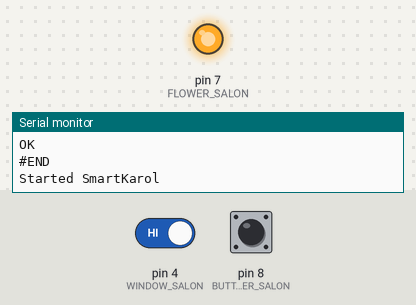
The sketch below on a simulated Arduino Uno, built with avr-gcc and run on an emulated ATmega328P. On the bench: output pins drawn as LEDs (lit = HIGH), the last lines printed to the serial monitor. The test bench sets the inputs (shaded band); at power-on: pin 8 (BUTTON_MANUALLY_WATER_SALON) HIGH, pin 4 (WINDOW_SALON) HIGH. The modem accepts every AT command (registered, SIM ready, sends succeed) and sends nothing else.

Above: at 11.2 s.
11.3 s: pin 8 (BUTTON_MANUALLY_WATER_SALON) pulled LOW for 0.15 s
At 12.4 s:
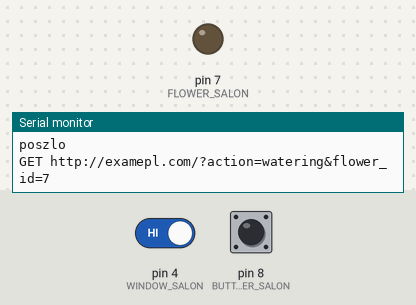
17.0 s: pin 8 (BUTTON_MANUALLY_WATER_SALON) pulled LOW for 3.2 s
At 21.0 s:
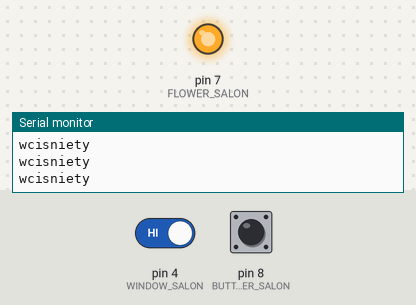
21.7 s: pin 4 (WINDOW_SALON) driven LOW and pin 8 (BUTTON_MANUALLY_WATER_SALON) driven LOW
At 23.1 s:
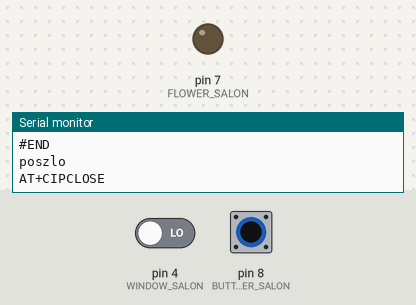
25.0 s: pin 8 (BUTTON_MANUALLY_WATER_SALON) driven HIGH
At 25.9 s:
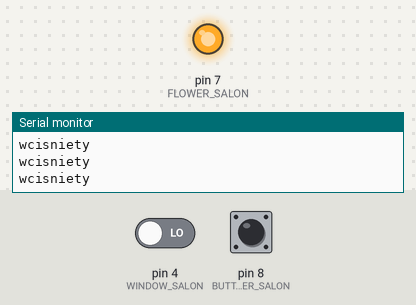
26.5 s: pin 4 (WINDOW_SALON) driven HIGH and pin 8 (BUTTON_MANUALLY_WATER_SALON) driven LOW
At 27.9 s:
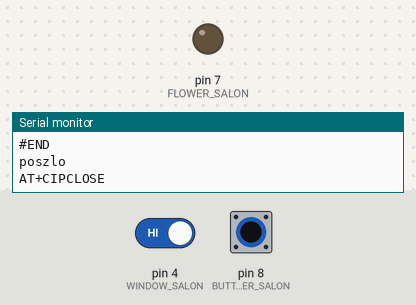
Timing chart, 0 to 29.5 s (numbered marks = the images above; inputs shaded):
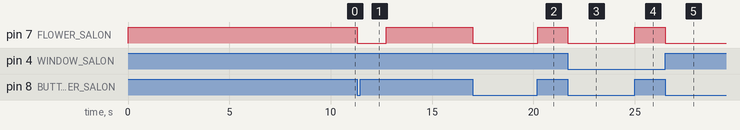

The sketch:

github.ino
```cpp
#include <SoftwareSerial.h>
#define DEBUG true


//flowers
#define FLOWER_SALON 7
#define BUTTON_MANUALLY_WATER_SALON 8
#define INTERVAL_WATER_FLOWERS 10800000 //3hours
#define TIME_TO_WATER_FLOWERS 100
unsigned long previous_time = 0;
unsigned long start_watering = 0;
boolean watering = false;
boolean send_request = false;
//flowers
//windows
#define WINDOW_SALON 4
#define INTERVAL_SEND_STATUS 15000
unsigned long window_previous_time = 0;
//windows

SoftwareSerial esp8266(5,6); // serial wiring


void setupFlowers()
{
  pinMode(FLOWER_SALON, OUTPUT);
  digitalWrite(FLOWER_SALON, HIGH);
  pinMode(BUTTON_MANUALLY_WATER_SALON, INPUT_PULLUP);
}

void setupWindows()
{
  pinMode(WINDOW_SALON, INPUT_PULLUP);
}

void setup()
{
   setupFlowers();
   setupWindows();

   Serial.begin(9600);
   esp8266.begin(9600);
   esp8266.setTimeout(3000);
   sendData("AT+CWJAP=\"NAZWA_WIFI\",\"HASLO_WIFI\"",8000,DEBUG);
   sendData("AT+CWMODE=1",1000,DEBUG);
   sendData("AT+CIPMUX=0",1000,DEBUG);
   Serial.println("Started SmartKarol");
}

void startStopWatering(boolean watering, int flower_id) {
  if (watering) {
    digitalWrite(flower_id, LOW);
  } else {
    digitalWrite(flower_id, HIGH);
  }
}

void waterFlower(int flower_id, int time_to_water_flower)
{
  unsigned long current_time = millis();

  if ( (current_time - previous_time) >= INTERVAL_WATER_FLOWERS ) {
    previous_time = current_time;
    start_watering = current_time;
    watering = true;
  }

  if ( (current_time - start_watering) >= time_to_water_flower) {
    watering = false;
  }

  if (digitalRead(BUTTON_MANUALLY_WATER_SALON) == LOW) {
      Serial.println("wcisniety");
      startStopWatering(true, flower_id);
      watering = true;
  } else {
//      Serial.println("NIE");
      startStopWatering(watering, flower_id);
  }


  if (watering) {
     notifyWater(flower_id);
  } else {
    send_request = false;
  }

}

void notifyWindow(int window_id) {

  unsigned long current_time = millis();
  String window_state = "";

  if ( (current_time - window_previous_time) >= INTERVAL_SEND_STATUS ) {
    window_previous_time = current_time;
    if (digitalRead(window_id) == HIGH) {
      window_state = "1";
    } else {
      window_state = "0";
    }

    String string_window_id = String(window_id);
    sendData("AT+CIPSTART=\"TCP\",\"example.com\",80",500,DEBUG);
    delay(50);
    sendData("AT+CIPSEND=61",100,DEBUG); //68 is the length of bellow command
    //for example, for request GET http://example.com/?action=water&place=1 is 44chars + 4 = AT+CIPSEND=48 chars.
    sendData("GET http://example.com/?action=window&window_id="+string_window_id+"&state="+window_state,500,DEBUG);
    delay(50);
    sendData("AT+CIPCLOSE", 100, DEBUG);
  }

}
void notifyWater(int flower_id)
{
  if (!send_request) {
    send_request = true;
    String string_flower_id = String(flower_id);
    sendData("AT+CIPSTART=\"TCP\",\"bialkowskikarol.pl\",80",500,DEBUG);
    delay(50);
    sendData("AT+CIPSEND=54",100,DEBUG);
    sendData("GET http://examepl.com/?action=watering&flower_id="+string_flower_id,500,DEBUG);
    delay(50);
    sendData("AT+CIPCLOSE", 100, DEBUG);
  }
}

void loop()
{
  waterFlower(FLOWER_SALON, TIME_TO_WATER_FLOWERS);
  notifyWindow(WINDOW_SALON);
}


String sendData(String command, const int timeout, boolean debug)
{
 String response = "";

 esp8266.println(command);
 if (debug) {
   Serial.println("poszlo");
   Serial.println(command);
 }

 long int time = millis();

 while( (time+timeout) > millis())
 {
   while(esp8266.available())
   {
     char c = esp8266.read();
     response+=c;
   }
 }

 if(debug) {
    Serial.println("#START#");
    Serial.print(response);
    Serial.println("#END");
 }

 if (response.indexOf("+IPD") > 0) {
  //on the response is prefix +IPD

      int length_ipd_prefix = 7; //+IPD,X:
      String parse_response = response.substring(response.indexOf("+IPD"), response.length());
      int length_response = parse_response.substring(5, 6).toInt() + length_ipd_prefix;
      parse_response = parse_response.substring(length_ipd_prefix, length_response);
      //get www response and pass to parse_response
      //for example: if response is: +IPD,7:D1=HIGH
      //below function run Action for D1 ( gpio1 digital ) and change state to HIGH

      if (parse_response[0] == 'D' || parse_response[0] == 'A')
      {
        if (parse_response[2] == '=') {
          runAction(parse_response);
        }
      }
  }

 return response;
}

void runAction(String action)
{
  String state = action.substring(3, action.length());
//
//  if (state == "HIGH") {
//    digitalWrite(7, HIGH);
//    Serial.println("wysoki dla " + action.substring(0, 2));
//  }
//
//  if(state == "LOW") {
//    digitalWrite(7, LOW);
//    Serial.println("niski dla " + action.substring(0, 2));
//  }
}
```

Measured:
- after the input at 11.3 s, pin 7 (FLOWER_SALON): HIGH → LOW at once, → HIGH 1.4 s later
- after the input at 17.0 s, pin 7 (FLOWER_SALON): HIGH → LOW at once, → HIGH 3.2 s later
- after the input at 21.7 s, pin 7 (FLOWER_SALON): HIGH → LOW at once
- after the input at 25.0 s, pin 7 (FLOWER_SALON): LOW → HIGH at once
- after the input at 26.5 s, pin 7 (FLOWER_SALON): HIGH → LOW at once
